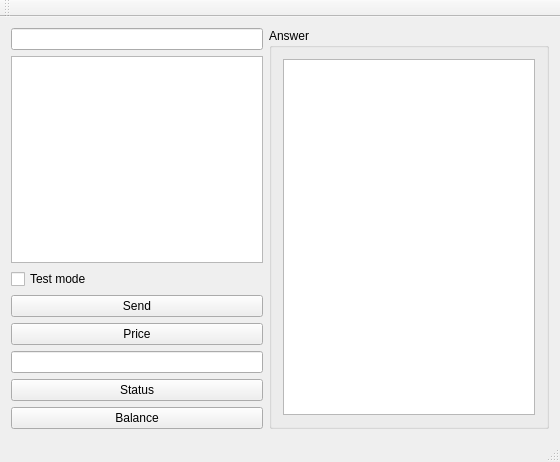
<?xml version="1.0" encoding="UTF-8"?>
<ui version="4.0">
 <class>MainWindow</class>
 <widget class="QMainWindow" name="MainWindow">
  <property name="geometry">
   <rect>
    <x>0</x>
    <y>0</y>
    <width>560</width>
    <height>462</height>
   </rect>
  </property>
  <property name="windowTitle">
   <string>MainWindow</string>
  </property>
  <widget class="QWidget" name="centralWidget">
   <layout class="QHBoxLayout" name="horizontalLayout">
    <item>
     <layout class="QVBoxLayout" name="verticalLayout_4">
      <item>
       <layout class="QVBoxLayout" name="verticalLayout">
        <item>
         <widget class="QLineEdit" name="lineEditRecipients">
          <property name="maximumSize">
           <size>
            <width>256</width>
            <height>16777215</height>
           </size>
          </property>
         </widget>
        </item>
        <item>
         <widget class="QPlainTextEdit" name="plainTextEditMessage">
          <property name="maximumSize">
           <size>
            <width>256</width>
            <height>16777215</height>
           </size>
          </property>
         </widget>
        </item>
        <item>
         <widget class="QCheckBox" name="checkBoxTest">
          <property name="maximumSize">
           <size>
            <width>256</width>
            <height>16777215</height>
           </size>
          </property>
          <property name="text">
           <string>Test mode</string>
          </property>
         </widget>
        </item>
        <item>
         <widget class="QPushButton" name="pushButtonSend">
          <property name="maximumSize">
           <size>
            <width>256</width>
            <height>16777215</height>
           </size>
          </property>
          <property name="text">
           <string>Send</string>
          </property>
         </widget>
        </item>
        <item>
         <widget class="QPushButton" name="pushButtonPrice">
          <property name="maximumSize">
           <size>
            <width>256</width>
            <height>16777215</height>
           </size>
          </property>
          <property name="text">
           <string>Price</string>
          </property>
         </widget>
        </item>
       </layout>
      </item>
      <item>
       <layout class="QVBoxLayout" name="verticalLayout_3">
        <item>
         <layout class="QVBoxLayout" name="verticalLayout_2">
          <item>
           <widget class="QLineEdit" name="lineEditStatus">
            <property name="maximumSize">
             <size>
              <width>254</width>
              <height>16777215</height>
             </size>
            </property>
           </widget>
          </item>
          <item>
           <widget class="QPushButton" name="pushButtonStatus">
            <property name="maximumSize">
             <size>
              <width>254</width>
              <height>16777215</height>
             </size>
            </property>
            <property name="text">
             <string>Status</string>
            </property>
           </widget>
          </item>
         </layout>
        </item>
        <item>
         <widget class="QPushButton" name="pushButtonBalance">
          <property name="maximumSize">
           <size>
            <width>256</width>
            <height>16777215</height>
           </size>
          </property>
          <property name="text">
           <string>Balance</string>
          </property>
         </widget>
        </item>
       </layout>
      </item>
     </layout>
    </item>
    <item>
     <widget class="QGroupBox" name="groupBox">
      <property name="title">
       <string>Answer</string>
      </property>
      <layout class="QGridLayout" name="gridLayout">
       <item row="1" column="0">
        <widget class="QPlainTextEdit" name="plainTextEditAnswer"/>
       </item>
      </layout>
     </widget>
    </item>
   </layout>
  </widget>
  <widget class="QMenuBar" name="menuBar">
   <property name="geometry">
    <rect>
     <x>0</x>
     <y>0</y>
     <width>560</width>
     <height>21</height>
    </rect>
   </property>
  </widget>
  <widget class="QToolBar" name="mainToolBar">
   <attribute name="toolBarArea">
    <enum>TopToolBarArea</enum>
   </attribute>
   <attribute name="toolBarBreak">
    <bool>false</bool>
   </attribute>
  </widget>
  <widget class="QStatusBar" name="statusBar"/>
 </widget>
 <layoutdefault spacing="6" margin="11"/>
 <resources/>
 <connections/>
</ui>
